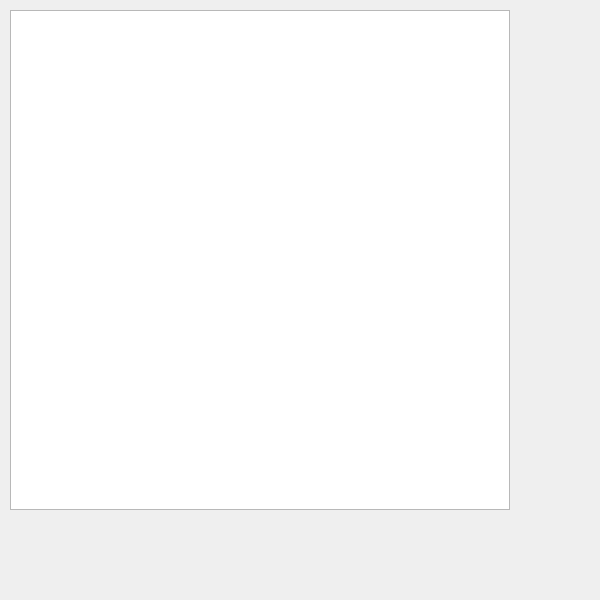
<?xml version="1.0" encoding="UTF-8"?>
<ui version="4.0">
 <class>Widget</class>
 <widget class="QWidget" name="Widget">
  <property name="geometry">
   <rect>
    <x>0</x>
    <y>0</y>
    <width>600</width>
    <height>600</height>
   </rect>
  </property>
  <property name="windowTitle">
   <string>Widget</string>
  </property>
  <widget class="QGraphicsView" name="graphicsView">
   <property name="geometry">
    <rect>
     <x>10</x>
     <y>10</y>
     <width>500</width>
     <height>500</height>
    </rect>
   </property>
  </widget>
 </widget>
 <layoutdefault spacing="6" margin="11"/>
 <resources/>
 <connections/>
</ui>
